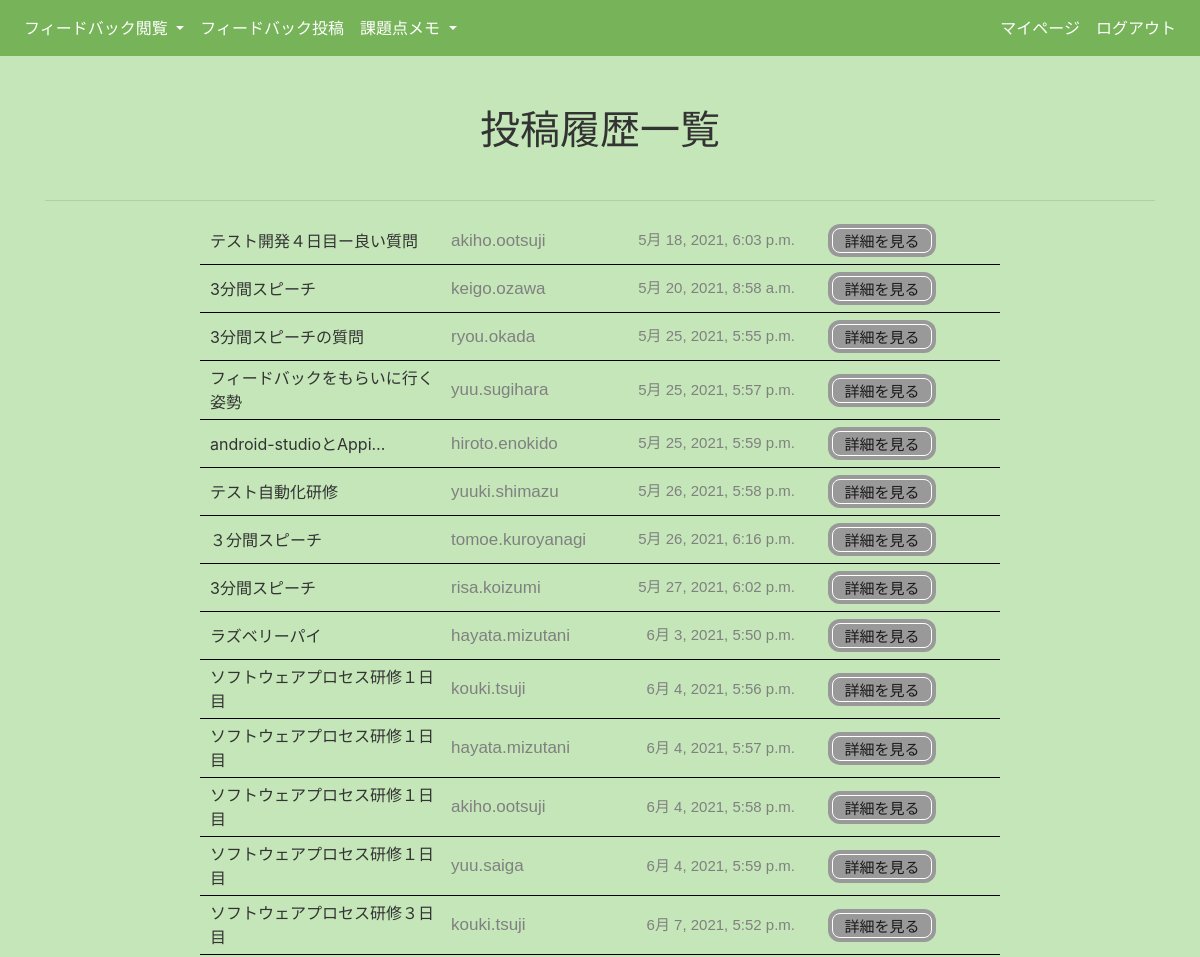
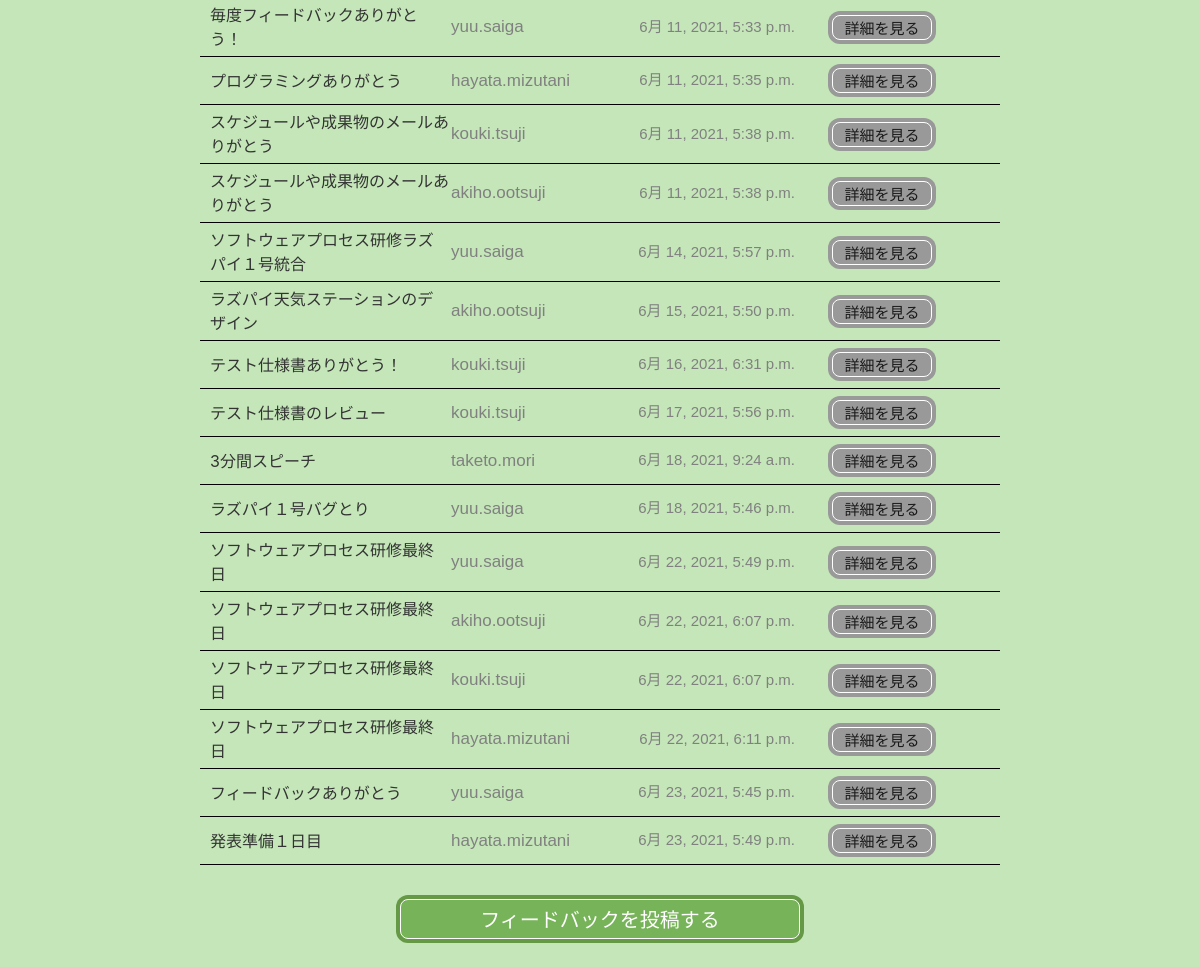
Screenshot of /feedback/history/ (signed in) with the database file from the repository (2 pictures, top to bottom).
### feedback/models.py (models this page shows, shortened)
class Feedback(models.Model):
    CHOICES = (
        ("0", "GOOD"),
        ("1", "MORE"),
        ("2", "その他"),
    )
    title = models.CharField('題名', max_length=50, blank=False)
    user_id = models.ForeignKey(CustomUser,verbose_name='宛名',on_delete=models.CASCADE)
    content = models.TextField('内容', max_length=500, blank=False)
    created_at = models.DateTimeField('作成日時', auto_now_add=True)
    updated_at = models.DateTimeField('更新日時',auto_now=True)
    sender = models.CharField('送信者', max_length=50, blank=False)
    anonymous = models.BooleanField('匿名投稿',default=False)
    category = models.CharField("カテゴリ", max_length=20, choices=CHOICES, blank=False)

### login/models.py (models this page shows)
class CustomUser(AbstractUser):
    age = models.IntegerField(null=True)

### feedback/views.py (the view)
# urls.py: path('history/', views.FeedbackHistoryListView.as_view(), name='history'),
class FeedbackHistoryListView(LoginRequiredMixin,generic.ListView):
    model = Feedback
    template_name="feedback/feedback_history_list.html"
    def get_queryset(self, *args, **kwargs):
        object_list =Feedback.objects.filter(sender = self.request.user)
        return object_list

### feedback/templates/feedback/feedback_history_list.html (shortened to what this page needs)
{% extends 'base.html' %}
{% block content %}
<div class="container">
  <div class="text-center">
<h1>投稿履歴一覧</h1>
<hr/>
<table border="0" align="center" class ="list_tabel">
  <tbody >
    {% for item in object_list %}
      <tr>
          <td class="list_titel">{{ item.title | truncatechars:20}}</td>
          <td class="list_user_id">{{ item.user_id }}</td>
          <td class="list_created">{{ item.created_at }}</td>
          <td class="list_detail"><a  href="{% url 'feedback:history_detail' pk=item.id %}" class="button_None">詳細を見る</a></td>
      </tr>
    {% endfor %}
  </tbody>
</table>
<br>
<div class="feed_postBtn" align="center">
  <a href="{% url 'feedback:create' %}" >フィードバックを投稿する</a>
</div>
{%endblock%}

### feedback/templates/base.html (shortened to what this page needs)
{% load static %}
<!DOCTYPE html>
<html lang="ja">
<head>
        <link rel="stylesheet" href="https://stackpath.bootstrapcdn.com/bootstrap/4.1.3/css/bootstrap.min.css">
        <link rel="stylesheet" href="{% static 'style.css' %}">
</head>
<body>
  <nav class="navbar navbar-expand-lg navbar-light" style="background-color: #77b359;">
        <div class="collapse navbar-collapse" id="Navber">
          <ul class="navbar-nav mr-auto">
            <li class="nav-item dropdown">
                <a href="#" class="nav-link dropdown-toggle" id="navbarDropdown" role="button" data-toggle="dropdown" aria-haspopup="true" aria-expanded="false">
                  フィードバック閲覧
                </a>
            </li>
            {% if request.path == "/feedback/create/" %}
            <li class="nav-item active">
            {% else %}
            <li class="nav-item">
            {% endif %}
              <a class="nav-link" href="{% url 'feedback:create' %}">フィードバック投稿</a>
              <li class="nav-item dropdown">
                <a href="#" class="nav-link dropdown-toggle" id="navbarDropdown" role="button" data-toggle="dropdown" aria-haspopup="true" aria-expanded="false">
                  課題点メモ
                </a>
              </li>
            </ul>
            <ul class="navbar-nav ml-auto">
            {% if request.path == "/feedback/mypage/" %}
            <li class="nav-item active">
            {% else %}
            <li class="nav-item">
            {% endif %}
                <a class="nav-link" href="{% url 'feedback:mypage' %}">マイページ</a>
            </li>
            <li class="nav-item">
                <a class="nav-link" href="{% url 'logout' %}">ログアウト</a>
            </li>
          </ul>
        </div>
    </nav>
    {% block content %}
    {% endblock %}
    <br>
    <br>
</body>
</html>

### static/style.css (style rules this page uses)
body { background-color: #c4e6b8; color: #333333; }
h1 { text-align: center; padding-top: 50px; padding-bottom: 30px; }
table { margin-left: auto; margin-right: auto; }
.navbar .navbar-nav .nav-link { color: #FFFFFF; }
.list_tabel { width: 800px; border-bottom: #999999; }
.list_created { font-family: sans-serif; font-size: 15px; color: #808080; }
.list_user_id { font-family: sans-serif; font-size: 17px; color: #808080; }
.list_detail a { width:100px; height:25px; margin: 6px; text-align: center; line-height:25px; display:block; text-decoration: none; background: #999999; text-align:center; border:1px solid #FFFFFF; color:#1a1a1a; font-size:15px; font-family: sans-serif; border-radius:8px; -webkit-border-radius:8px; -moz-border-radius:8px; box-shadow:0px 0px 0px 4px #999999 ; transition: all 0.5s ease; }
.feed_postBtn a { width:400px; height:40px; text-align: center; line-height:40px; display:block; margin-top: 10px; text-decoration: none; background:#77b359; text-align:center; border:1px solid #FFFFFF; color:#FFFFFF; font-size:20px; font-family: sans-serif; border-radius:8px; -webkit-border-radius:8px; -moz-border-radius:8px; box-shadow:0px 0px 0px 4px #659945 ; transition: all 0.5s ease; }

### feedback/templates/feedback/feedback_history_list.html (style rules this page uses)
.list_tabel { border-collapse: collapse; table-layout: fixed; }
.list_tabel th, .list_tabel td { border-bottom: 1px solid black; padding-top: 5px; padding-bottom: 5px; }
.list_titel { width: 250px; text-align: left; padding-left: 10px; }
.list_created { width: 200px; padding-right: 30px; text-align: right; }
.list_detail { text-align: right; padding-right: 20px; }
.list_user_id { text-align: left; }

### rows the page displays
Feedback: title "テスト開発４日目ー良い質問", user_id "akiho.ootsuji", created_at "5月 18, 2021, 6:03 p.m."
Feedback: title "3分間スピーチ", user_id "keigo.ozawa", created_at "5月 20, 2021, 8:58 a.m."
Feedback: title "3分間スピーチの質問", user_id "ryou.okada", created_at "5月 25, 2021, 5:55 p.m."
Feedback: title "フィードバックをもらいに行く姿勢", user_id "yuu.sugihara", created_at "5月 25, 2021, 5:57 p.m."
Feedback: title "android-studioとAppi…", user_id "hiroto.enokido", created_at "5月 25, 2021, 5:59 p.m."
Feedback: title "テスト自動化研修", user_id "yuuki.shimazu", created_at "5月 26, 2021, 5:58 p.m."
Feedback: title "３分間スピーチ", user_id "tomoe.kuroyanagi", created_at "5月 26, 2021, 6:16 p.m."
Feedback: title "3分間スピーチ", user_id "risa.koizumi", created_at "5月 27, 2021, 6:02 p.m."
Feedback: title "ラズベリーパイ", user_id "hayata.mizutani", created_at "6月 3, 2021, 5:50 p.m."
Feedback: title "ソフトウェアプロセス研修１日目", user_id "kouki.tsuji", created_at "6月 4, 2021, 5:56 p.m."
Feedback: title "ソフトウェアプロセス研修１日目", user_id "hayata.mizutani", created_at "6月 4, 2021, 5:57 p.m."
Feedback: title "ソフトウェアプロセス研修１日目", user_id "akiho.ootsuji", created_at "6月 4, 2021, 5:58 p.m."
Feedback: title "ソフトウェアプロセス研修１日目", user_id "yuu.saiga", created_at "6月 4, 2021, 5:59 p.m."
Feedback: title "ソフトウェアプロセス研修３日目", user_id "kouki.tsuji", created_at "6月 7, 2021, 5:52 p.m."
Feedback: title "毎度フィードバックありがとう！", user_id "yuu.saiga", created_at "6月 11, 2021, 5:33 p.m."
Feedback: title "プログラミングありがとう", user_id "hayata.mizutani", created_at "6月 11, 2021, 5:35 p.m."
Feedback: title "スケジュールや成果物のメールありがとう", user_id "kouki.tsuji", created_at "6月 11, 2021, 5:38 p.m."
Feedback: title "スケジュールや成果物のメールありがとう", user_id "akiho.ootsuji", created_at "6月 11, 2021, 5:38 p.m."
Feedback: title "ソフトウェアプロセス研修ラズパイ１号統合", user_id "yuu.saiga", created_at "6月 14, 2021, 5:57 p.m."
Feedback: title "ラズパイ天気ステーションのデザイン", user_id "akiho.ootsuji", created_at "6月 15, 2021, 5:50 p.m."
Feedback: title "テスト仕様書ありがとう！", user_id "kouki.tsuji", created_at "6月 16, 2021, 6:31 p.m."
Feedback: title "テスト仕様書のレビュー", user_id "kouki.tsuji", created_at "6月 17, 2021, 5:56 p.m."
Feedback: title "3分間スピーチ", user_id "taketo.mori", created_at "6月 18, 2021, 9:24 a.m."
Feedback: title "ラズパイ１号バグとり", user_id "yuu.saiga", created_at "6月 18, 2021, 5:46 p.m."
Feedback: title "ソフトウェアプロセス研修最終日", user_id "yuu.saiga", created_at "6月 22, 2021, 5:49 p.m."
Feedback: title "ソフトウェアプロセス研修最終日", user_id "akiho.ootsuji", created_at "6月 22, 2021, 6:07 p.m."
Feedback: title "ソフトウェアプロセス研修最終日", user_id "kouki.tsuji", created_at "6月 22, 2021, 6:07 p.m."
Feedback: title "ソフトウェアプロセス研修最終日", user_id "hayata.mizutani", created_at "6月 22, 2021, 6:11 p.m."
Feedback: title "フィードバックありがとう", user_id "yuu.saiga", created_at "6月 23, 2021, 5:45 p.m."
Feedback: title "発表準備１日目", user_id "hayata.mizutani", created_at "6月 23, 2021, 5:49 p.m."
